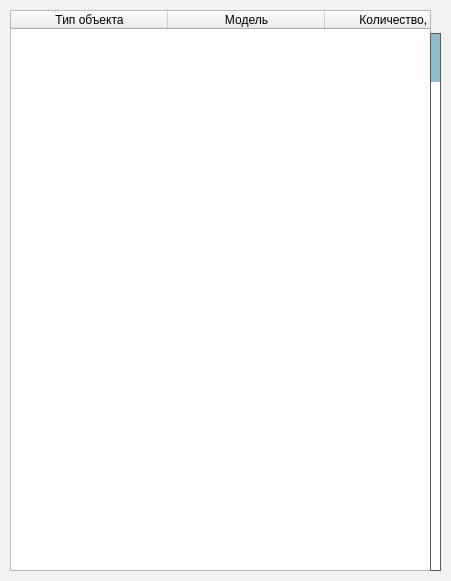
<?xml version="1.0" encoding="UTF-8"?>
<ui version="4.0">
 <class>Dialog</class>
 <widget class="QDialog" name="Dialog">
  <property name="geometry">
   <rect>
    <x>0</x>
    <y>0</y>
    <width>451</width>
    <height>581</height>
   </rect>
  </property>
  <property name="windowTitle">
   <string>Статистика</string>
  </property>
  <property name="styleSheet">
   <string notr="true"/>
  </property>
  <widget class="QLabel" name="lblBack">
   <property name="geometry">
    <rect>
     <x>0</x>
     <y>0</y>
     <width>451</width>
     <height>581</height>
    </rect>
   </property>
   <property name="styleSheet">
    <string notr="true">background-color: rgb(242,242,242);</string>
   </property>
   <property name="text">
    <string/>
   </property>
  </widget>
  <widget class="QTableWidget" name="tbl_StatTbl">
   <property name="geometry">
    <rect>
     <x>10</x>
     <y>10</y>
     <width>421</width>
     <height>561</height>
    </rect>
   </property>
   <property name="sizePolicy">
    <sizepolicy hsizetype="Fixed" vsizetype="Fixed">
     <horstretch>0</horstretch>
     <verstretch>0</verstretch>
    </sizepolicy>
   </property>
   <property name="contextMenuPolicy">
    <enum>Qt::ActionsContextMenu</enum>
   </property>
   <property name="styleSheet">
    <string notr="true">QTableWidget {background-color: rgb(255,255,255);
border: 1px solid rgb(150,150,150);
gridline-color: rgb(42,42,42);
border-radius:0px;
border-bottom-right-radius: 0px;
color:black;}

QLineEdit {background-color: white;}

QHeaderView::section {
gridline-color: rgb(89,89,89);
background-color: rgb(142,187,208);
color: black;};</string>
   </property>
   <property name="verticalScrollBarPolicy">
    <enum>Qt::ScrollBarAlwaysOff</enum>
   </property>
   <property name="horizontalScrollBarPolicy">
    <enum>Qt::ScrollBarAlwaysOff</enum>
   </property>
   <property name="autoScrollMargin">
    <number>5</number>
   </property>
   <property name="editTriggers">
    <set>QAbstractItemView::AnyKeyPressed|QAbstractItemView::DoubleClicked|QAbstractItemView::EditKeyPressed|QAbstractItemView::SelectedClicked</set>
   </property>
   <property name="selectionMode">
    <enum>QAbstractItemView::SingleSelection</enum>
   </property>
   <property name="selectionBehavior">
    <enum>QAbstractItemView::SelectRows</enum>
   </property>
   <property name="verticalScrollMode">
    <enum>QAbstractItemView::ScrollPerItem</enum>
   </property>
   <property name="horizontalScrollMode">
    <enum>QAbstractItemView::ScrollPerPixel</enum>
   </property>
   <property name="sortingEnabled">
    <bool>false</bool>
   </property>
   <attribute name="horizontalHeaderCascadingSectionResizes">
    <bool>false</bool>
   </attribute>
   <attribute name="horizontalHeaderDefaultSectionSize">
    <number>157</number>
   </attribute>
   <attribute name="horizontalHeaderHighlightSections">
    <bool>true</bool>
   </attribute>
   <attribute name="verticalHeaderVisible">
    <bool>false</bool>
   </attribute>
   <column>
    <property name="text">
     <string>Тип объекта</string>
    </property>
   </column>
   <column>
    <property name="text">
     <string>Модель</string>
    </property>
   </column>
   <column>
    <property name="text">
     <string>Количество, шт.</string>
    </property>
   </column>
  </widget>
  <widget class="QScrollBar" name="vScrl_TblStat">
   <property name="geometry">
    <rect>
     <x>430</x>
     <y>33</y>
     <width>11</width>
     <height>538</height>
    </rect>
   </property>
   <property name="styleSheet">
    <string notr="true">QScrollBar:vertical {
border: 1px solid rgb(89,89,89);
 background: rgb(255,255,255);
width:10px;
margin: 0px 0px 0px 0px;
}
QScrollBar::handle:vertical {
background: qlineargradient(x1:0, y1:0, x2:1, y2:0,stop: 0 rgb(142,187,208), stop: 0.5 rgb(142,187,208), stop:1 rgb(142,187,208));
min-height: 5px;
}
QScrollBar::add-line:vertical {
 background: qlineargradient(x1:0, y1:0, x2:1, y2:0, stop: 0 rgb(142,187,208), stop: 0.5 rgb(142,187,208),  stop:1 rgb(142,187,208));
height: 0px;
subcontrol-position: bottom;
subcontrol-origin: margin;
}
QScrollBar::sub-line:vertical {
background: qlineargradient(x1:0, y1:0, x2:1, y2:0,stop: 0  rgb(142,187,208), stop: 0.5 rgb(142,187,208),  stop:1 rgb(142,187,208));
height: 0 px;
subcontrol-position: top;
subcontrol-origin: margin;
}</string>
   </property>
   <property name="maximum">
    <number>101</number>
   </property>
   <property name="orientation">
    <enum>Qt::Vertical</enum>
   </property>
  </widget>
 </widget>
 <resources/>
 <connections/>
</ui>
